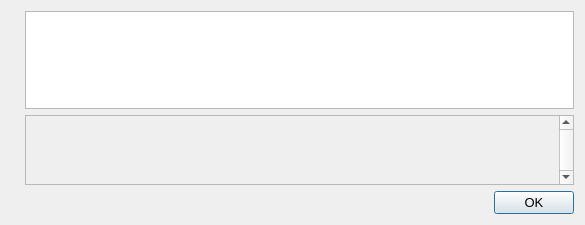
<?xml version="1.0" encoding="UTF-8"?>
<ui version="4.0">
 <class>HelpMessageDialog</class>
 <widget class="QDialog" name="HelpMessageDialog">
  <property name="geometry">
   <rect>
    <x>0</x>
    <y>0</y>
    <width>585</width>
    <height>225</height>
   </rect>
  </property>
  <property name="font">
   <font>
    <pointsize>10</pointsize>
   </font>
  </property>
  <property name="windowTitle">
   <string notr="true">ADSAI Core - Command-line options</string>
  </property>
  <layout class="QHBoxLayout" name="horizontalLayout_2">
   <item>
    <widget class="QLabel" name="graphic">
     <property name="sizePolicy">
      <sizepolicy hsizetype="Preferred" vsizetype="Ignored">
       <horstretch>0</horstretch>
       <verstretch>0</verstretch>
      </sizepolicy>
     </property>
     <property name="pixmap">
      <pixmap resource="../adsai.qrc">:/images/about</pixmap>
     </property>
    </widget>
   </item>
   <item>
    <layout class="QVBoxLayout" name="verticalLayout">
     <item>
      <widget class="QTextEdit" name="helpMessage">
       <property name="readOnly">
        <bool>true</bool>
       </property>
      </widget>
     </item>
     <item>
      <widget class="QScrollArea" name="scrollArea">
       <property name="verticalScrollBarPolicy">
        <enum>Qt::ScrollBarAlwaysOn</enum>
       </property>
       <property name="widgetResizable">
        <bool>true</bool>
       </property>
       <widget class="QWidget" name="scrollAreaWidgetContents">
        <property name="geometry">
         <rect>
          <x>0</x>
          <y>0</y>
          <width>447</width>
          <height>68</height>
         </rect>
        </property>
        <layout class="QVBoxLayout" name="verticalLayout_2">
         <item>
          <widget class="QLabel" name="aboutMessage">
           <property name="cursor">
            <cursorShape>IBeamCursor</cursorShape>
           </property>
           <property name="textFormat">
            <enum>Qt::PlainText</enum>
           </property>
           <property name="alignment">
            <set>Qt::AlignLeading|Qt::AlignLeft|Qt::AlignTop</set>
           </property>
           <property name="openExternalLinks">
            <bool>true</bool>
           </property>
           <property name="textInteractionFlags">
            <set>Qt::LinksAccessibleByMouse|Qt::TextSelectableByKeyboard|Qt::TextSelectableByMouse</set>
           </property>
          </widget>
         </item>
        </layout>
       </widget>
      </widget>
     </item>
     <item>
      <widget class="QDialogButtonBox" name="okButton">
       <property name="orientation">
        <enum>Qt::Horizontal</enum>
       </property>
       <property name="standardButtons">
        <set>QDialogButtonBox::Ok</set>
       </property>
      </widget>
     </item>
    </layout>
   </item>
  </layout>
 </widget>
 <resources>
  <include location="../adsai.qrc"/>
 </resources>
 <connections>
  <connection>
   <sender>okButton</sender>
   <signal>accepted()</signal>
   <receiver>HelpMessageDialog</receiver>
   <slot>accept()</slot>
   <hints>
    <hint type="sourcelabel">
     <x>20</x>
     <y>20</y>
    </hint>
    <hint type="destinationlabel">
     <x>20</x>
     <y>20</y>
    </hint>
   </hints>
  </connection>
  <connection>
   <sender>okButton</sender>
   <signal>rejected()</signal>
   <receiver>HelpMessageDialog</receiver>
   <slot>reject()</slot>
   <hints>
    <hint type="sourcelabel">
     <x>20</x>
     <y>20</y>
    </hint>
    <hint type="destinationlabel">
     <x>20</x>
     <y>20</y>
    </hint>
   </hints>
  </connection>
 </connections>
</ui>
